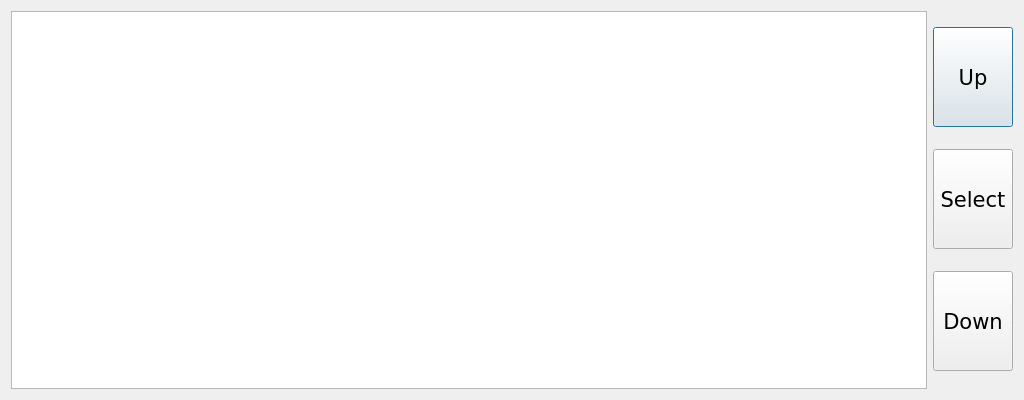
<?xml version="1.0" encoding="UTF-8"?>
<ui version="4.0">
 <class>CItemsMenu</class>
 <widget class="QDialog" name="CItemsMenu">
  <property name="geometry">
   <rect>
    <x>0</x>
    <y>0</y>
    <width>1024</width>
    <height>400</height>
   </rect>
  </property>
  <property name="minimumSize">
   <size>
    <width>924</width>
    <height>400</height>
   </size>
  </property>
  <property name="windowTitle">
   <string>Dialog</string>
  </property>
  <layout class="QGridLayout" name="gridLayout">
   <item row="0" column="0">
    <widget class="QTableView" name="tvItems">
     <property name="font">
      <font>
       <family>DejaVu Sans</family>
       <pointsize>14</pointsize>
       <italic>false</italic>
      </font>
     </property>
     <property name="selectionMode">
      <enum>QAbstractItemView::SingleSelection</enum>
     </property>
     <property name="selectionBehavior">
      <enum>QAbstractItemView::SelectRows</enum>
     </property>
     <attribute name="verticalHeaderVisible">
      <bool>false</bool>
     </attribute>
    </widget>
   </item>
   <item row="0" column="1">
    <layout class="QVBoxLayout" name="verticalLayout">
     <item>
      <widget class="QPushButton" name="pbItemsUp">
       <property name="minimumSize">
        <size>
         <width>0</width>
         <height>100</height>
        </size>
       </property>
       <property name="maximumSize">
        <size>
         <width>16777215</width>
         <height>100</height>
        </size>
       </property>
       <property name="font">
        <font>
         <family>DejaVu Sans</family>
         <pointsize>16</pointsize>
        </font>
       </property>
       <property name="text">
        <string>Up</string>
       </property>
      </widget>
     </item>
     <item>
      <widget class="QPushButton" name="pbItemsEnter">
       <property name="minimumSize">
        <size>
         <width>0</width>
         <height>100</height>
        </size>
       </property>
       <property name="maximumSize">
        <size>
         <width>16777215</width>
         <height>100</height>
        </size>
       </property>
       <property name="font">
        <font>
         <family>DejaVu Sans</family>
         <pointsize>16</pointsize>
        </font>
       </property>
       <property name="text">
        <string>Select</string>
       </property>
      </widget>
     </item>
     <item>
      <widget class="QPushButton" name="pbItemsDown">
       <property name="minimumSize">
        <size>
         <width>0</width>
         <height>100</height>
        </size>
       </property>
       <property name="maximumSize">
        <size>
         <width>16777215</width>
         <height>100</height>
        </size>
       </property>
       <property name="font">
        <font>
         <family>DejaVu Sans</family>
         <pointsize>16</pointsize>
        </font>
       </property>
       <property name="text">
        <string>Down</string>
       </property>
      </widget>
     </item>
    </layout>
   </item>
  </layout>
 </widget>
 <resources/>
 <connections/>
</ui>
